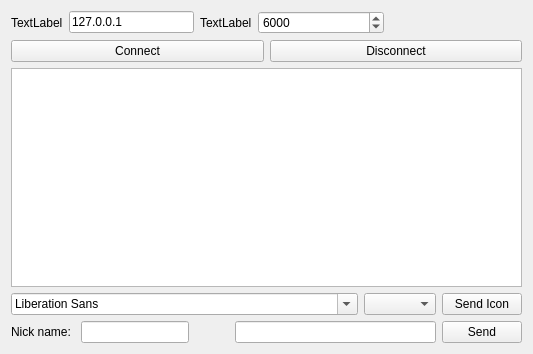
<?xml version="1.0" encoding="UTF-8"?>
<ui version="4.0">
 <class>Widget</class>
 <widget class="QWidget" name="Widget">
  <property name="geometry">
   <rect>
    <x>0</x>
    <y>0</y>
    <width>533</width>
    <height>354</height>
   </rect>
  </property>
  <property name="windowTitle">
   <string>Widget</string>
  </property>
  <layout class="QVBoxLayout" name="verticalLayout">
   <item>
    <layout class="QHBoxLayout" name="horizontalLayout_3">
     <item>
      <widget class="QLabel" name="label_3">
       <property name="text">
        <string>TextLabel</string>
       </property>
      </widget>
     </item>
     <item>
      <widget class="QLineEdit" name="lineEdit_3">
       <property name="text">
        <string>127.0.0.1</string>
       </property>
      </widget>
     </item>
     <item>
      <widget class="QLabel" name="label_4">
       <property name="text">
        <string>TextLabel</string>
       </property>
      </widget>
     </item>
     <item>
      <widget class="QSpinBox" name="spinBox">
       <property name="sizePolicy">
        <sizepolicy hsizetype="Expanding" vsizetype="Fixed">
         <horstretch>0</horstretch>
         <verstretch>0</verstretch>
        </sizepolicy>
       </property>
       <property name="maximum">
        <number>70000</number>
       </property>
       <property name="value">
        <number>6000</number>
       </property>
      </widget>
     </item>
     <item>
      <spacer name="horizontalSpacer_2">
       <property name="orientation">
        <enum>Qt::Horizontal</enum>
       </property>
       <property name="sizeHint" stdset="0">
        <size>
         <width>40</width>
         <height>20</height>
        </size>
       </property>
      </spacer>
     </item>
     <item>
      <widget class="QLabel" name="label_2">
       <property name="sizePolicy">
        <sizepolicy hsizetype="Preferred" vsizetype="Preferred">
         <horstretch>0</horstretch>
         <verstretch>0</verstretch>
        </sizepolicy>
       </property>
       <property name="maximumSize">
        <size>
         <width>30</width>
         <height>30</height>
        </size>
       </property>
       <property name="text">
        <string/>
       </property>
       <property name="pixmap">
        <pixmap resource="myImg.qrc">:/new/prefix1/messenger.png</pixmap>
       </property>
       <property name="scaledContents">
        <bool>true</bool>
       </property>
       <property name="wordWrap">
        <bool>false</bool>
       </property>
      </widget>
     </item>
    </layout>
   </item>
   <item>
    <layout class="QHBoxLayout" name="horizontalLayout_2">
     <item>
      <widget class="QPushButton" name="pushButton_2">
       <property name="text">
        <string>Connect</string>
       </property>
      </widget>
     </item>
     <item>
      <widget class="QPushButton" name="pushButton_3">
       <property name="text">
        <string>Disconnect</string>
       </property>
      </widget>
     </item>
    </layout>
   </item>
   <item>
    <widget class="QTextEdit" name="textEdit">
     <property name="readOnly">
      <bool>true</bool>
     </property>
    </widget>
   </item>
   <item>
    <layout class="QHBoxLayout" name="horizontalLayout_4">
     <item>
      <widget class="QFontComboBox" name="fontComboBox"/>
     </item>
     <item>
      <widget class="QComboBox" name="comboBox">
       <property name="sizePolicy">
        <sizepolicy hsizetype="Fixed" vsizetype="Fixed">
         <horstretch>0</horstretch>
         <verstretch>0</verstretch>
        </sizepolicy>
       </property>
      </widget>
     </item>
     <item>
      <widget class="QPushButton" name="pushButton_4">
       <property name="sizePolicy">
        <sizepolicy hsizetype="Maximum" vsizetype="Fixed">
         <horstretch>0</horstretch>
         <verstretch>0</verstretch>
        </sizepolicy>
       </property>
       <property name="text">
        <string>Send Icon</string>
       </property>
      </widget>
     </item>
    </layout>
   </item>
   <item>
    <layout class="QHBoxLayout" name="horizontalLayout">
     <item>
      <widget class="QLabel" name="label">
       <property name="text">
        <string>Nick name: </string>
       </property>
      </widget>
     </item>
     <item>
      <widget class="QLineEdit" name="lineEdit_2">
       <property name="sizePolicy">
        <sizepolicy hsizetype="Minimum" vsizetype="Fixed">
         <horstretch>0</horstretch>
         <verstretch>0</verstretch>
        </sizepolicy>
       </property>
      </widget>
     </item>
     <item>
      <spacer name="horizontalSpacer">
       <property name="orientation">
        <enum>Qt::Horizontal</enum>
       </property>
       <property name="sizeType">
        <enum>QSizePolicy::Minimum</enum>
       </property>
       <property name="sizeHint" stdset="0">
        <size>
         <width>40</width>
         <height>20</height>
        </size>
       </property>
      </spacer>
     </item>
     <item>
      <widget class="QLineEdit" name="lineEdit">
       <property name="sizePolicy">
        <sizepolicy hsizetype="Expanding" vsizetype="Fixed">
         <horstretch>0</horstretch>
         <verstretch>0</verstretch>
        </sizepolicy>
       </property>
      </widget>
     </item>
     <item>
      <widget class="QPushButton" name="pushButton">
       <property name="text">
        <string>Send</string>
       </property>
      </widget>
     </item>
    </layout>
   </item>
  </layout>
 </widget>
 <tabstops>
  <tabstop>lineEdit_2</tabstop>
  <tabstop>pushButton_2</tabstop>
  <tabstop>pushButton_3</tabstop>
  <tabstop>textEdit</tabstop>
  <tabstop>lineEdit</tabstop>
  <tabstop>pushButton</tabstop>
 </tabstops>
 <resources>
  <include location="myImg.qrc"/>
 </resources>
 <connections/>
</ui>
